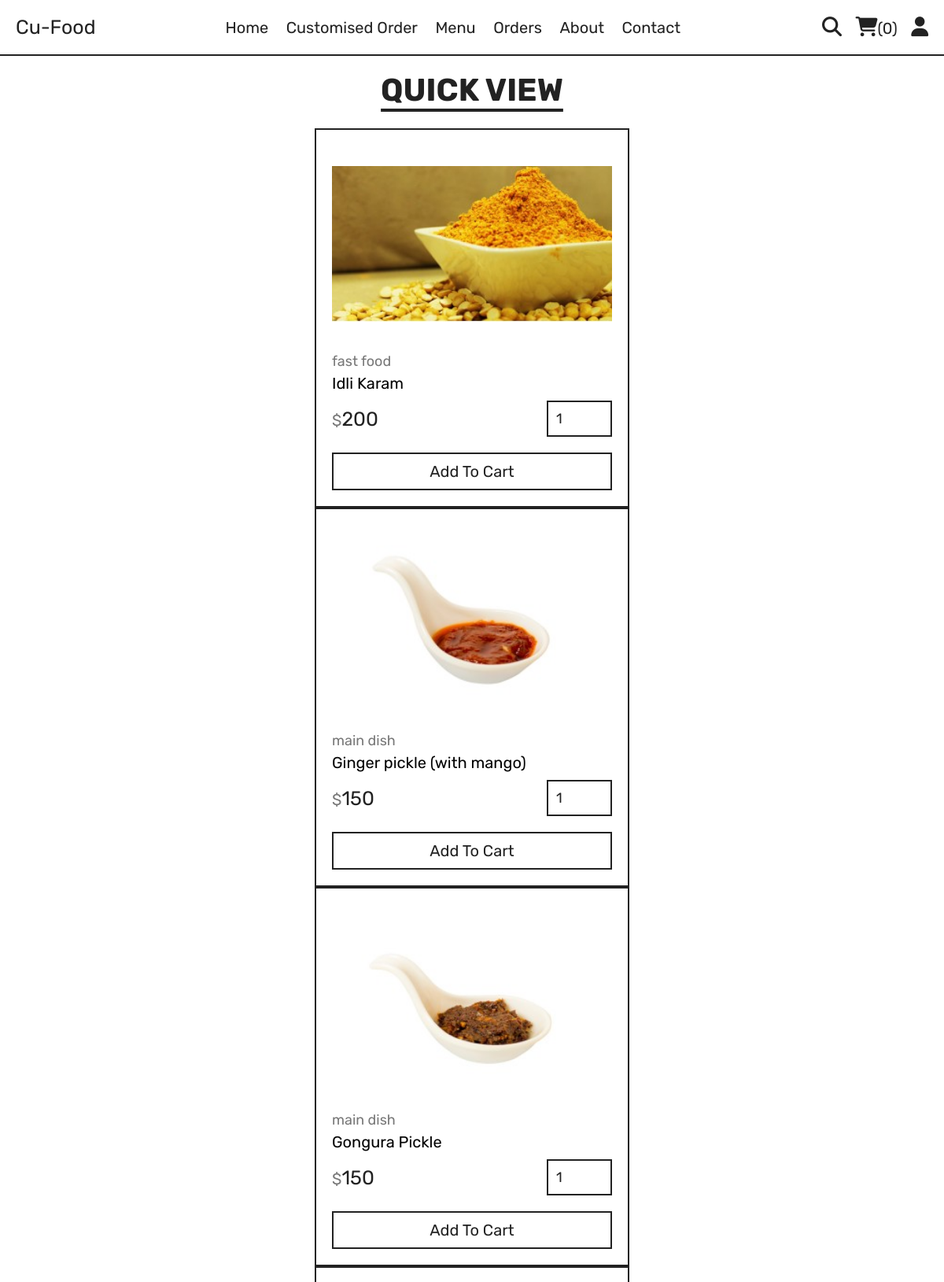
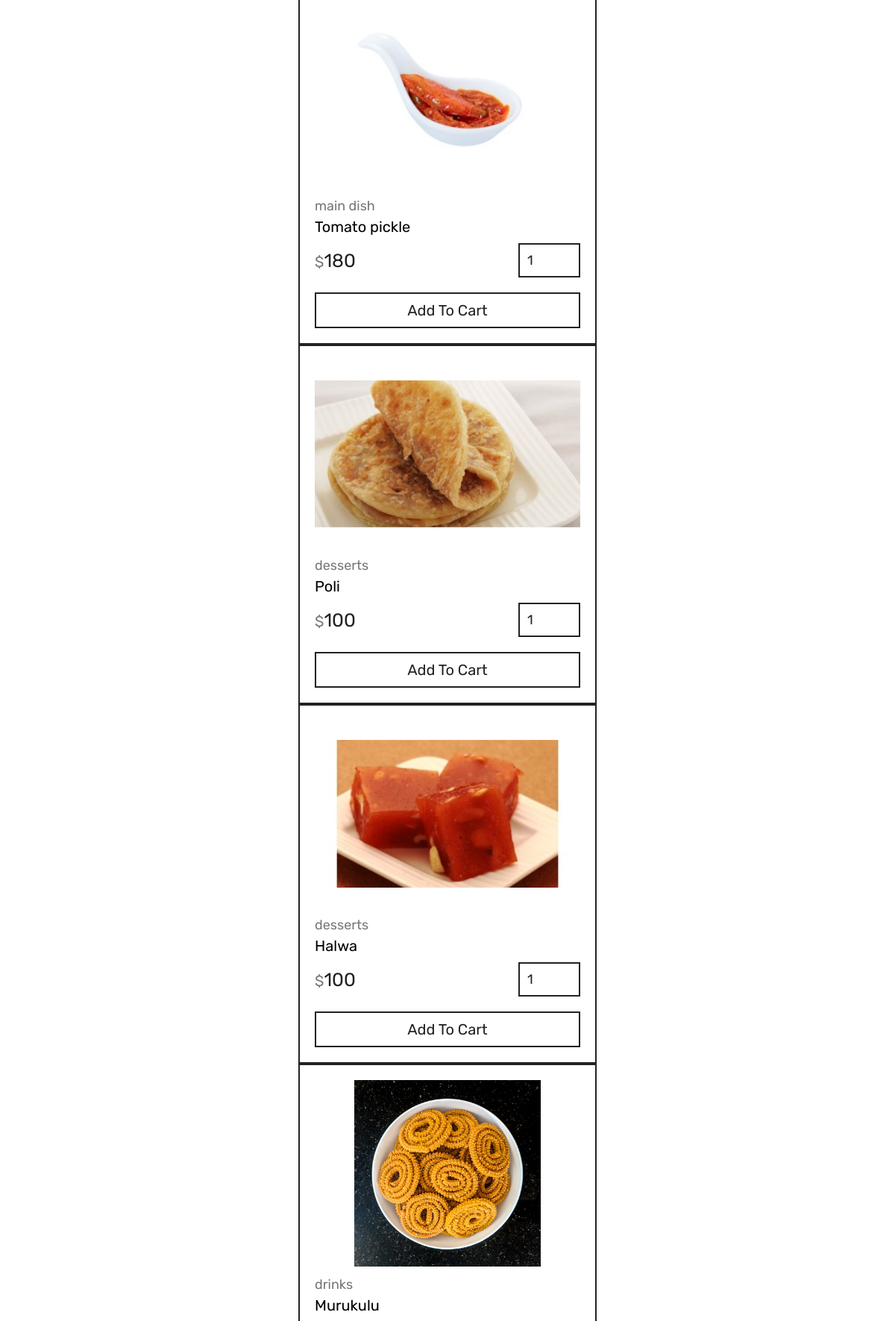
The app's page /quick_view.php?pid=0 (upper part) with its own data (2 pictures, top to bottom).
### tables this page shows
CREATE TABLE `products` (
  `id` int(100) NOT NULL,
  `name` varchar(100) NOT NULL,
  `category` varchar(100) NOT NULL,
  `price` int(10) NOT NULL,
  `image` varchar(100) NOT NULL
);

### quick_view.php (the view, shortened to what this page needs)
<?php
include 'components/connect.php';
?>
<!DOCTYPE html>
<html lang="en">
<head>
   <link rel="stylesheet" href="https://cdnjs.cloudflare.com/ajax/libs/font-awesome/6.1.1/css/all.min.css">
   <link rel="stylesheet" href="css/style.css">
</head>
<body>
<?php include 'components/user_header.php'; ?>
<section class="quick-view">
   <h1 class="title">quick view</h1>
   <?php
      $pid = $_GET['pid'];
      $select_products = $conn->prepare("SELECT * FROM `products` WHERE id = ?");
      $select_products->execute([$pid]);
      if($select_products->rowCount() > 0){
         while($fetch_products = $select_products->fetch(PDO::FETCH_ASSOC)){
   ?>
   <form action="" method="post" class="box">
      <img src="uploaded_img/<?= $fetch_products['image']; ?>" alt="">
      <a href="category.php?category=<?= $fetch_products['category']; ?>" class="cat"><?= $fetch_products['category']; ?></a>
      <div class="name"><?= $fetch_products['name']; ?></div>
      <div class="flex">
         <div class="price"><span>$</span><?= $fetch_products['price']; ?></div>
         <input type="number" name="qty" class="qty" min="1" max="99" value="1" maxlength="2">
      </div>
      <button type="submit" name="add_to_cart" class="cart-btn">add to cart</button>
   </form>
   <?php
         }
      }else{
         echo '<p class="empty">no products added yet!</p>';
      }
   ?>
</section>
</body>
</html>

### css/style.css (style rules this page uses)
:root { --yellow:#fed330; --red:#e74c3c; --white:#fff; --black:#222; --light-color:#777; --border:.2rem solid var(--black); }
* { font-family: 'Rubik', sans-serif; margin:0; padding:0; box-sizing: border-box; outline: none; border: none; text-decoration: none; }
html { font-size: 62.5%; overflow-x: hidden; scroll-behavior: smooth; stop-opacity: 7rem; }
section { margin:0 auto; max-width: 1200px; padding:2rem; }
.title { text-align: center; margin-bottom: 2.5rem; font-size: 4rem; color:var(--black); text-transform: uppercase; text-decoration: underline; text-underline-offset: 1rem; }
.quick-view form { max-width: 40rem; padding:2rem; border:var(--border); position: relative; margin:0 auto; }
.quick-view form img { height: 25rem; width: 100%; object-fit: contain; margin-bottom: 1rem; }
.quick-view form .cat { font-size: 1.8rem; color:var(--light-color); }
.quick-view form .name { font-size: 2rem; margin:.5rem 0; }
.quick-view form .flex { display: flex; justify-content: space-between; align-items: center; gap:1.5rem; margin:1rem 0; }
.quick-view form .flex .price { font-size: 2.5rem; color:var(--black); }
.quick-view form .flex .price span { font-size: 2rem; color:var(--light-color); }
.quick-view form .flex .qty { border:var(--border); padding:1rem; font-size: 1.8rem; color:var(--black); }
.quick-view form .cart-btn { width: 100%; padding:1rem 3rem; text-align: center; border:var(--border); font-size: 2rem; color:var(--black); cursor: pointer; text-transform: capitalize; background: none; margin-top: 1rem; }

### records on screen
products: image (picture), category "fast food", name "Idli Karam", price "200"
products: image (picture), category "main dish", name "Ginger pickle (with mango)", price "150"
products: image (picture), category "main dish", name "Gongura Pickle", price "150"
products: image (picture), category "main dish", name "Tomato pickle", price "180"
products: image (picture), category "desserts", name "Poli", price "100"
products: image (picture), category "desserts", name "Halwa", price "100"
products: image (picture), category "drinks", name "Murukulu"

### other values on screen
$total_cart_items "0"
